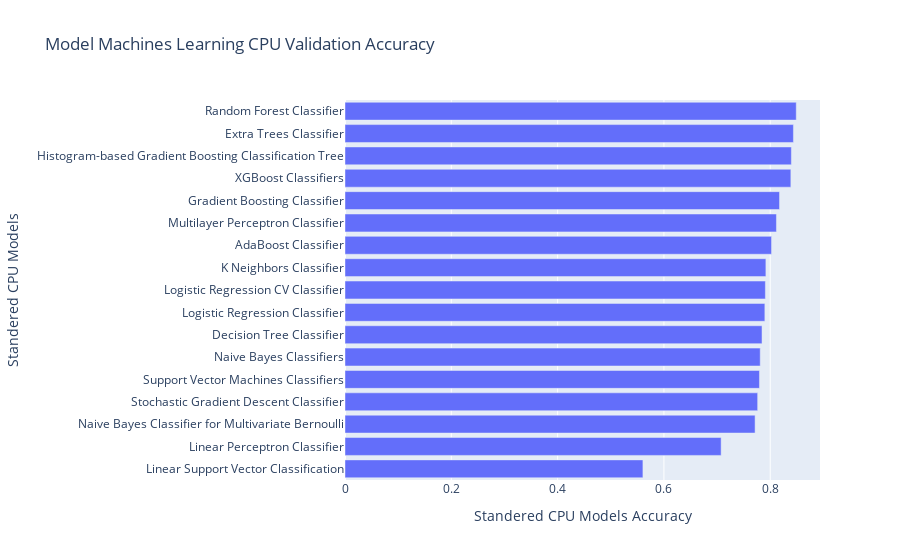

Notebook source saved alongside this figure:
### Code cell
fig = px.bar(cpu_ml_m_1_valid_compare.sort_values(by="Standered CPU Models Accuracy", ascending= True ), x = "Standered CPU Models Accuracy", y = "Standered CPU Models", title = "Model Machines Learning CPU Validation Accuracy")
fig.show()

### Figure 1 — Plotly figure (JSON) as saved in the notebook; plotly's stock layout.template omitted (floating-point values rounded to 4 significant figures)
{"data": [{"alignmentgroup": "True", "hovertemplate": "Standered CPU Models Accuracy=%{x}<br>Standered CPU Models=%{y}<extra></extra>", "legendgroup": "", "marker": {"color": "#636efa", "pattern": {"shape": ""}}, "name": "", "offsetgroup": "", "orientation": "h", "showlegend": false, "textposition": "auto", "type": "bar", "x": [0.5605, 0.7076, 0.7715, 0.7764, 0.7798, 0.7812, 0.7846, 0.7899, 0.7909, 0.7919, 0.8025, 0.8117, 0.8175, 0.8388, 0.8398, 0.8437, 0.849], "xaxis": "x", "y": ["Linear Support Vector Classification", "Linear Perceptron Classifier", "Naive Bayes Classifier for Multivariate Bernoulli", "Stochastic Gradient Descent Classifier", "Support Vector Machines Classifiers", "Naive Bayes Classifiers", "Decision Tree Classifier", "Logistic Regression Classifier", "Logistic Regression CV Classifier", "K Neighbors Classifier", "AdaBoost Classifier", "Multilayer Perceptron Classifier", "Gradient Boosting Classifier", "XGBoost Classifiers", "Histogram-based Gradient Boosting Classification Tree", "Extra Trees Classifier", "Random Forest Classifier"], "yaxis": "y"}], "layout": {"barmode": "relative", "legend": {"tracegroupgap": 0}, "title": {"text": "Model Machines Learning CPU Validation Accuracy"}, "xaxis": {"anchor": "y", "domain": [0, 1], "title": {"text": "Standered CPU Models Accuracy"}}, "yaxis": {"anchor": "x", "domain": [0, 1], "title": {"text": "Standered CPU Models"}}}}
